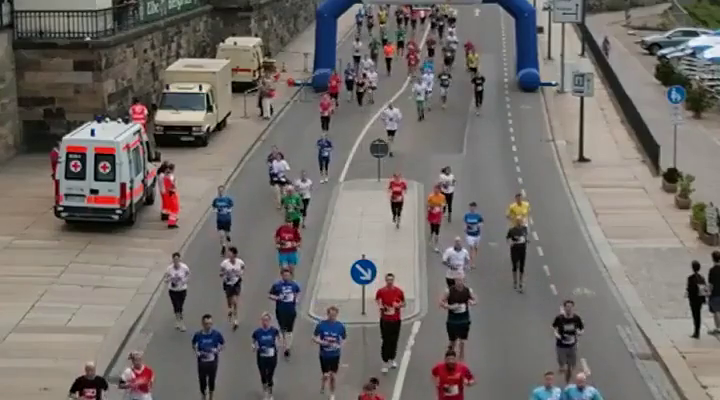
#> input picture frame 15 of Video/run.mp4, 720 x 400 px
$ jupyter execute 03_MeanShift_Tracking.ipynb
#> lines starting #> are read from the running program, lines starting #| are printed output that depends on the picture
### Import Libraries

[cell 1]
import cv2
import numpy as np

### Capture Video Stream

[cell 2]
cap = cv2.VideoCapture('run.mp4')

### Take first frame of the video

[cell 3]
ret, frame = cap.read()
#> frame is the input picture: shape (400, 720, 3); mean B, G, R 106.7, 110.3, 115.7

### Set up the initial tracking window

[cell 4]
face_casc = cv2.CascadeClassifier('haarcascade_frontalface_default.xml')
face_rects = face_casc.detectMultiScale(frame)
#> face_rects = [[271, 250, 29, 29], [569, 133, 75, 75]]

[cell 5]
face_rects, len(face_rects)
#> Out = ([[271, 250, 29, 29], [569, 133, 75, 75]], 2)

### Convert the list to a tuple

[cell 6]
face_x, face_y, w, h= tuple(face_rects[0])
#> face_x = 271; face_y = 250; w = 29; h = 29
track_window = (face_x, face_y, w, h)
#> track_window = (271, 250, 29, 29)

### set up the ROI for tracking

[cell 7]
roi = frame[face_y:face_y+h, face_x:face_x+w]
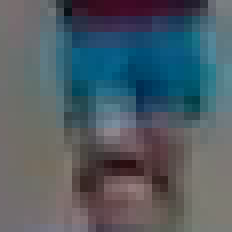
#> roi: shape (29, 29, 3) (shown 8 times larger); mean B, G, R 101.5, 93, 80.4

### HSV color maping

[cell 8]
hsv_roi = cv2.cvtColor(roi, cv2.COLOR_BGR2GRAY)
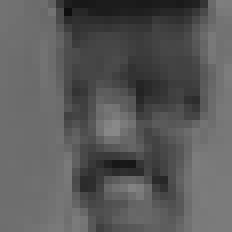
#> hsv_roi: shape (29, 29) (shown 8 times larger); min 14, max 137, mean 90.1

### Histogram to target on each frame for the meanshift calculation

[cell 9]
roi_hist = cv2.calcHist([hsv_roi], [0], None, [180], [0,180])
#> roi_hist = 180 values, max 62 at index 110, min 0 at index 0, mean 4.67

### Normalize the histogram

[cell 10]
cv2.normalize(roi_hist, roi_hist, 0, 255, cv2.NORM_MINMAX);

### Set the termination criteria
10 iterations or move 1 pt

[cell 11]
term_crit = (cv2.TERM_CRITERIA_EPS | cv2.TERM_CRITERIA_COUNT, 10, 1)

### It's a Kind of Magic

[cell 12]
# While loop
while True:

    # capture video
    ret, frame = cap.read()
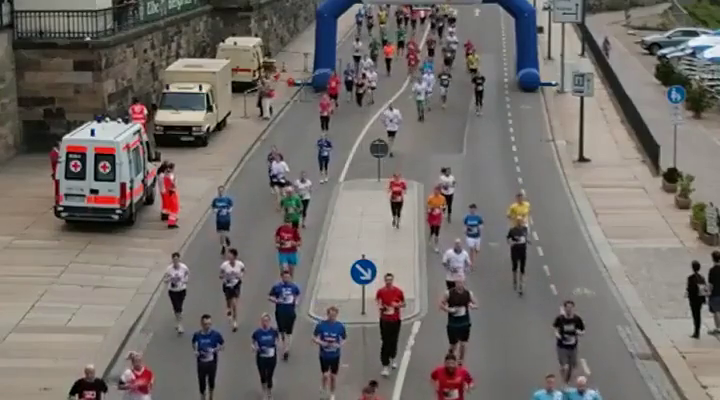
#> input picture frame 16 of Video/run.mp4, 720 x 400 px
#> frame is the input picture: shape (400, 720, 3); mean B, G, R 106.7, 110.4, 115.8

    # if statement
    if ret == True:

        # Frame in HSV
        hsv = cv2.cvtColor(frame, cv2.COLOR_BGR2GRAY)
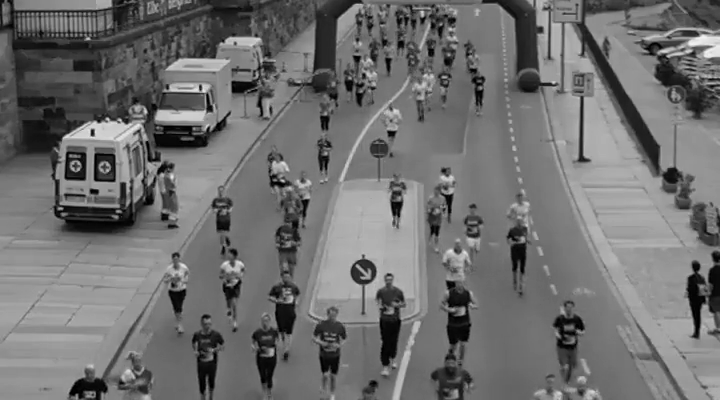
#> hsv: shape (400, 720); min 0, max 242, mean 111.6

        # Calculate the base of ROI
        dest_roi = cv2.calcBackProject([hsv], [0], roi_hist, [0,180], 1)
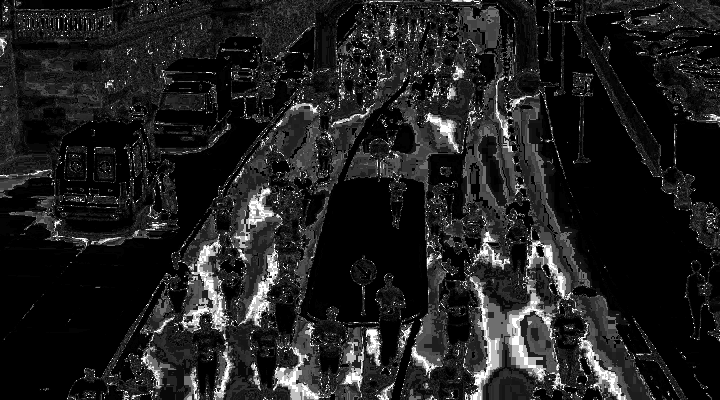
#> dest_roi: shape (400, 720); min 0, max 255, mean 32.3

        # Meanshift to get the new coordinates of rectangle
        ret, track_window = cv2.meanShift(dest_roi, track_window, term_crit)
#> ret = 5; track_window = (257, 251, 29, 29)

        # Draw new rectangle on image
        x,y,w,h = track_window
#> x = 257; y = 251

        # Open new window and display
        img2 = cv2.rectangle(frame, (x,y), (x+w, y+h), (255, 255, 0), 3)


        cv2.imshow('FaceTracker', img2)
        # Close window
        if cv2.waitKey(15) & 0xFF == 27:
#> (key Esc is pressed here)
            break

    # else statement
    else:
        break

# Release and Destroy
cap.release()
cv2.destroyAllWindows()
